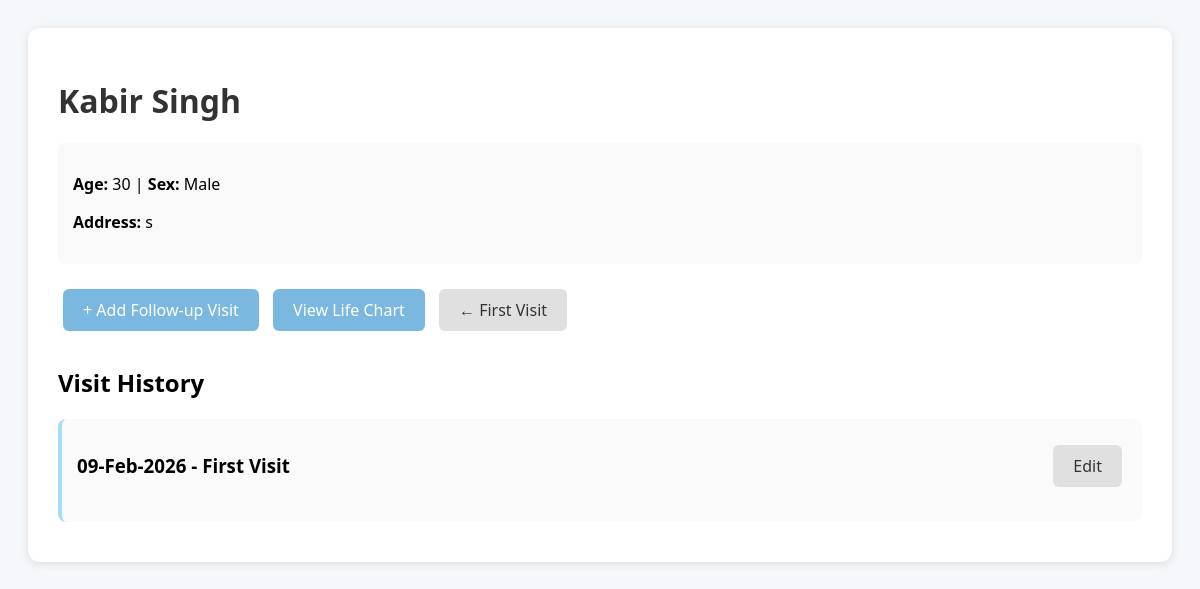
/patient/4 (signed in), run on the app's committed database.
### models.py (models this page shows)
class Patient(db.Model):
    __tablename__ = 'patients'
    id = db.Column(db.Integer, primary_key=True)
    name = db.Column(db.String(100), nullable=False)
    age = db.Column(db.Integer, nullable=False)
    sex = db.Column(db.String(10), nullable=False)
    address = db.Column(db.Text)
    doctor_id = db.Column(db.Integer, db.ForeignKey('doctors.id'), nullable=False)
    phone = db.Column(db.String(20))  # Optional Phone
    attender_name = db.Column(db.String(100))
    attender_relation = db.Column(db.String(50))
    attender_reliability = db.Column(db.String(10))  # 'Yes' or 'No'
    personal_notes = db.Column(db.Text)  # Doctor's personal ID notes
    visits = db.relationship('Visit', backref='patient', lazy=True, cascade='all, delete-orphan')

class Visit(db.Model):
    __tablename__ = 'visits'
    id = db.Column(db.Integer, primary_key=True)
    patient_id = db.Column(db.Integer, db.ForeignKey('patients.id'), nullable=False)
    date = db.Column(db.Date, nullable=False)
    visit_type = db.Column(db.String(20), nullable=False)  # 'First' or 'Follow-up'
    provisional_diagnosis = db.Column(db.Text)
    differential_diagnosis = db.Column(db.Text)
    next_visit_date = db.Column(db.Date)
    note = db.Column(db.Text)
    symptom_entries = db.relationship('SymptomEntry', backref='visit', lazy=True, cascade='all, delete-orphan')
    medication_entries = db.relationship('MedicationEntry', backref='visit', lazy=True, cascade='all, delete-orphan')
    side_effect_entries = db.relationship('SideEffectEntry', backref='visit', lazy=True, cascade='all, delete-orphan')
    mse_entries = db.relationship('MSEEntry', backref='visit', lazy=True, cascade='all, delete-orphan')
    stressor_entries = db.relationship('StressorEntry', backref='visit', lazy=True, cascade='all, delete-orphan')
    personality_entries = db.relationship('PersonalityEntry', backref='visit', lazy=True, cascade='all, delete-orphan')
    safety_profile = db.relationship('SafetyMedicalProfile', backref='visit', uselist=False, cascade='all, delete-orphan')

### app.py (the view)
@app.route('/patient/<int:patient_id>')
@login_required
def patient_detail(patient_id):
    patient = Patient.query.get_or_404(patient_id)
    visits = Visit.query.filter_by(patient_id=patient_id).order_by(Visit.date.desc()).all()
    return render_template('patient_detail.html', patient=patient, visits=visits)

### app.py (called while the page is built)
@app.context_processor
def utility_processor():
    return dict(format_frequency=format_frequency)

def login_required(f):
    @wraps(f)
    def decorated_function(*args, **kwargs):
        if 'logged_in' not in session and 'guest' not in session:
            flash('Please log in to access this page.', 'error')
            return redirect(url_for('landing'))
        return f(*args, **kwargs)
    return decorated_function

### templates/patient_detail.html (shortened to what this page needs)
<!DOCTYPE html>
<html lang="en">
<head>
</head>
<body>
    <div class="container">
        <h1>{{ patient.name }}</h1>
        <div class="patient-info">
            <p><strong>Age:</strong> {{ patient.age }} | <strong>Sex:</strong> {{ patient.sex }}</p>
            <p><strong>Address:</strong> {{ patient.address or 'Not provided' }}</p>
        </div>
        <div>
            <a href="{{ url_for('add_visit', patient_id=patient.id) }}" class="btn btn-primary">+ Add Follow-up Visit</a>
            <a href="{{ url_for('life_chart', patient_id=patient.id) }}" class="btn btn-primary">View Life Chart</a>
            <a href="{{ url_for('first_visit') }}" class="btn btn-secondary">← First Visit</a>
        </div>
        <div class="visits-list">
            <h2>Visit History</h2>
            {% for visit in visits %}
            <div class="visit-item">
                <div class="visit-header">
                    <h3>{{ visit.date.strftime('%d-%b-%Y') }} - {{ visit.visit_type }} Visit</h3>
                    <a href="{{ url_for('edit_visit', visit_id=visit.id) }}" class="btn btn-secondary">Edit</a>
                </div>
            </div>
            {% endfor %}
        </div>
    </div>
</body>
</html>

### templates/patient_detail.html (style rules this page uses)
body { font-family: 'Segoe UI', sans-serif; background: #f4f8fb; padding: 20px; }
.container { max-width: 1200px; margin: 0 auto; background: white; padding: 30px; border-radius: 12px; box-shadow: 0 2px 10px rgba(0,0,0,0.1); }
h1 { color: #333; margin-bottom: 20px; }
.patient-info { background: #f9f9f9; padding: 15px; border-radius: 8px; margin-bottom: 20px; }
.btn { padding: 10px 20px; border: none; border-radius: 6px; cursor: pointer; text-decoration: none; display: inline-block; margin: 5px; }
.btn-primary { background: #7ab8e0; color: white; }
.btn-secondary { background: #e0e0e0; color: #333; }
.visits-list { margin-top: 30px; }
.visit-item { background: #fafafa; padding: 15px; margin-bottom: 10px; border-radius: 8px; border-left: 4px solid #A5DCFE; }
.visit-header { display: flex; justify-content: space-between; align-items: center; margin-bottom: 10px; }

### data on the page
Patient: name "Kabir Singh", age "30", sex "Male", address "s"
Visit: date "09-Feb-2026", visit_type "First"
